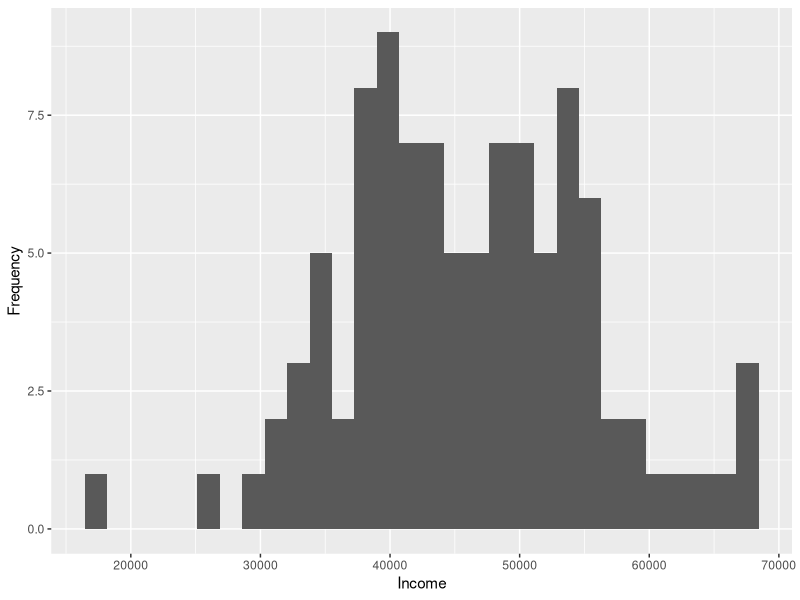
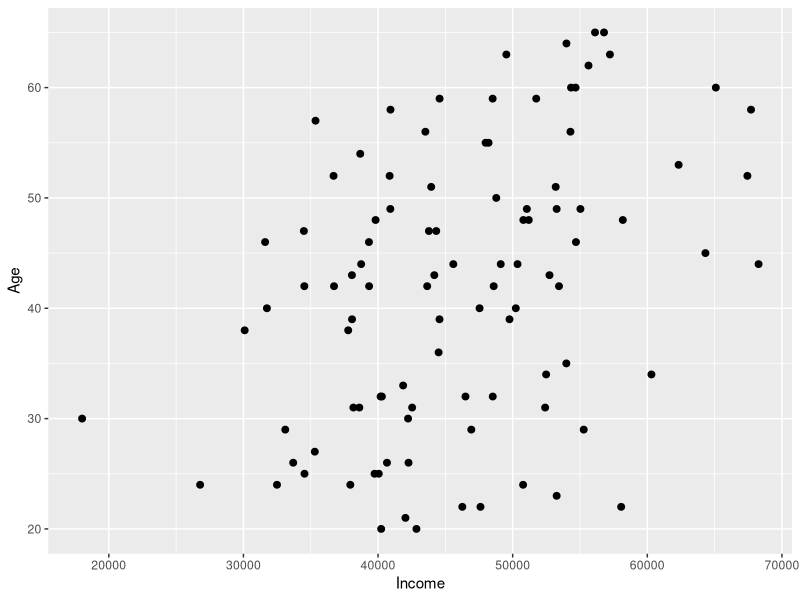
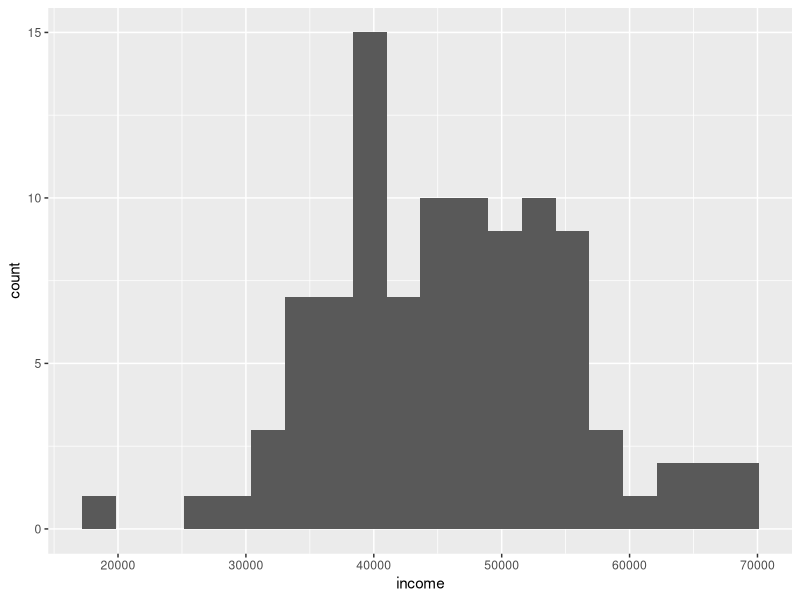
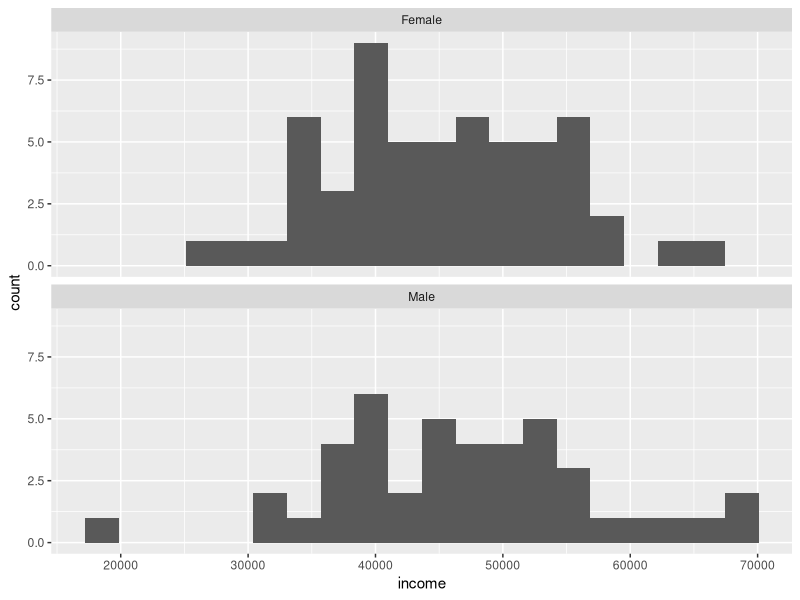
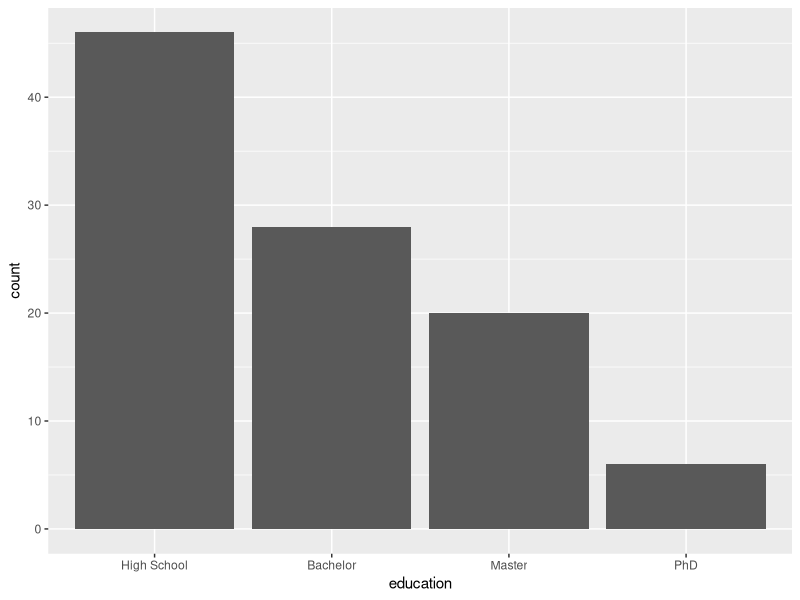
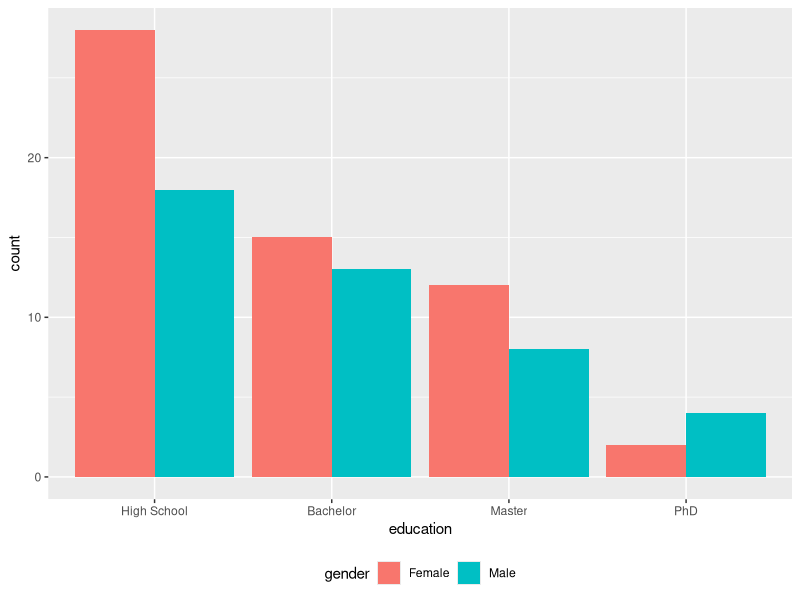
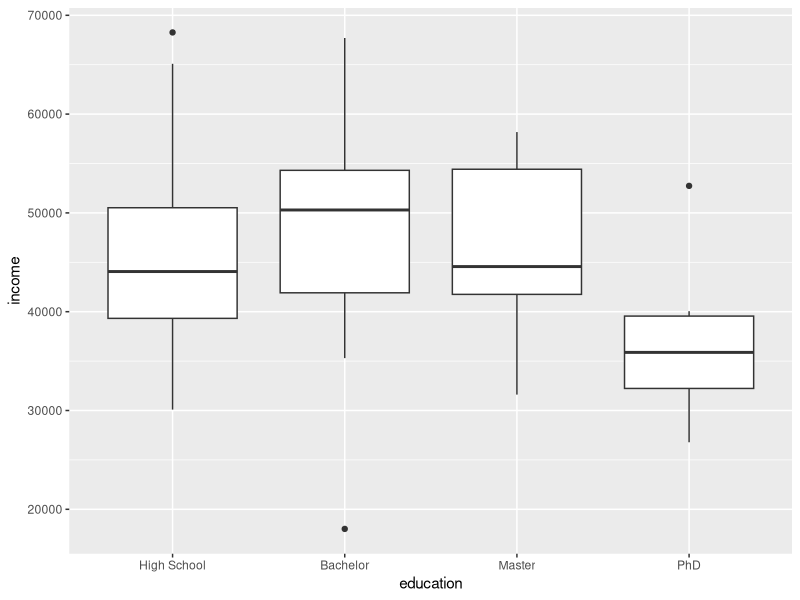
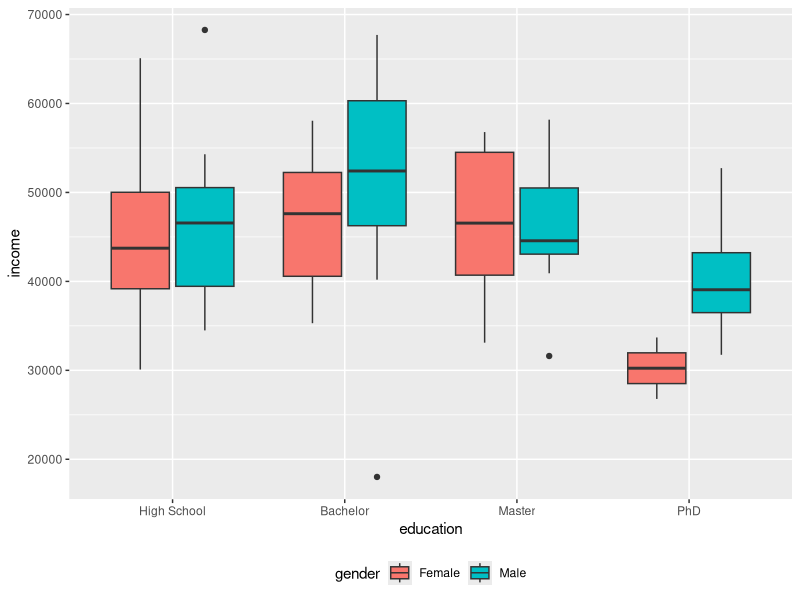

Recreate these plots in R, in order.
# Check current working directory
#getwd()

# Set a new working directory.
#setwd("C:/Users/YourName/Desktop/AE_2025/AE_w1_Intro")

# Verify the change
#getwd()

# List files in the working directory
#dir()

# Clean working space
rm(list = ls())

# set seed for reproducibility
set.seed(123)

# generate objects
n <- 100 # Scalar object
id <- 1:n # Vector object
age <- sample(18:65, n, replace = TRUE) # Another vector

# Visualize 
age # Print object in console
str(age) # Object type, size
class(age) # Object type 
ls() # List all objects

# Vectors: three vectors with one value per month (AirPassengers, 1949-1960)
passengers <- as.numeric(AirPassengers)
year       <- as.numeric(floor(time(AirPassengers)))
month      <- as.numeric(cycle(AirPassengers))

length(passengers)     # 144

# Access elements of a vector
passengers[1]          # first element: 112
passengers[1:3]        # elements 1 to 3: 112 118 132
passengers[c(1, 144)]  # first and last: 112 432

# Create a dataset from the three vectors
df_air <- data.frame(year, month, passengers)
dim(df_air)            # 144 rows, 3 columns

head(df_air)

# More objects!
gender   <- sample(c("Male", "Female"), n, replace = TRUE)
education<- sample(c("High School", "Bachelor", "Master", "PhD"), n, replace = TRUE,
                   prob = c(0.4, 0.35, 0.2, 0.05))
income   <- round(rnorm(n, mean = 40000 + 1500*age/10, sd = 8000), 0)
employed <- ifelse(income > 35000, 1, 0)

# put into a data frame
df <- data.frame(id, age, gender, education, income, employed)

# inspect first rows
head(df)
summary(df)

# Built-in datasets
# longley: US macroeconomic data, one row per year (1947-1962)
data(longley)
class(longley)        # "data.frame"
head(longley)

# AirPassengers: monthly airline passengers (1949-1960)
data(AirPassengers)
class(AirPassengers)  # "ts" (time series), not a data frame

# put its vectors into a data frame:
df_air <- data.frame(year       = floor(time(AirPassengers)),
                     month      = cycle(AirPassengers),
                     passengers = as.numeric(AirPassengers))

head(AirPassengers)


df$age # Print the age column of df
df[[2]]

# Accessing data through row/column indexes
df[1:3,] # Rows 1 to 3, all columns.
df[,c(1,4)] # All rows, Columns 1 and 4.
df[c(1,25),c(1,3)] # Rows 1 and 25, Columns 1 and 3.

df_first_fifty_rows <- df[1:50,]
dim(df_first_fifty_rows)

# Logical condition vector
index_old_males <- (df$gender == "Male")&(df$age>50)
table(index_old_males)

# Data subset
df_old_males <- df[index_old_males,]
df_old_males <- df[(df$gender == "Male")&(df$age>50),]

# New variables generation
df$log_age <- log(df$age)

df$is_higly_educated <- df$education %in% c("Master", "PhD")
table(df$is_higly_educated)

#install.packages("ggplot2")

library(ggplot2)

# Histogram of income
ggplot(df, aes(x = income)) +
  geom_histogram(bins = 30) +
  labs(x = "Income", y = "Frequency")

# Scatterplot of income against age
ggplot(df, aes(x = income, y = age)) +
  geom_point(size  = 2) +
  labs(x = "Income", y = "Age")

# ------------------------------------------------------------
# Data
# ------------------------------------------------------------

# Types of variables
class(df$income)    # numerical
class(df$education) # categorical
table(df$employed)  # binary (dummy) variable

# Collapse: from one row per individual to one row per education level
df_collapsed <- aggregate(income ~ education, data = df, FUN = mean)
df_collapsed

# Merge: add the variables of a second dataset, matching on a key variable
df_school <- data.frame(education = c("High School", "Bachelor", "Master", "PhD"),
                        years_school = c(12, 15, 17, 21))
df_merged <- merge(df, df_school, by = "education")
head(df_merged)

# Append: stack the observations of two datasets with the same variables
df_a <- df[1:50,]   # first 50 individuals
df_b <- df[51:100,] # last 50 individuals
df_appended <- rbind(df_a, df_b)
dim(df_appended)

# ------------------------------------------------------------
# Graphs
# ------------------------------------------------------------

# Order the education categories (otherwise R sorts them alphabetically)
df$education <- factor(df$education,
                       levels = c("High School", "Bachelor", "Master", "PhD"))

# Histogram: one continuous variable
ggplot(df, aes(x = income)) +
  geom_histogram(bins = 20)

# ... one panel per category
ggplot(df, aes(x = income)) +
  geom_histogram(bins = 20) +
  facet_wrap(~ gender, ncol = 1)

# Bar chart: one categorical variable
ggplot(df, aes(x = education)) +
  geom_bar()

# ... one bar per category
ggplot(df, aes(x = education, fill = gender)) +
  geom_bar(position = "dodge") +
  theme(legend.position = "bottom")

# Box plot: one continuous and one categorical variable
ggplot(df, aes(x = education, y = income)) +
  geom_boxplot()

# ... split by a second categorical variable
ggplot(df, aes(x = education, y = income,
               fill = gender)) +
  geom_boxplot() +
  theme(legend.position = "bottom")

# Scatter plot: two continuous variables
ggplot(df, aes(x = age, y = income)) +
  geom_point()

# ... one colour (and one fitted line) per category
ggplot(df, aes(x = age, y = income,
               colour = gender)) +
  geom_point() +
  geom_smooth(method = "lm", se = FALSE)

# Line graph: one continuous variable over time
# (simulated unemployment rates of two countries, 2000-2024)
year    <- rep(2000:2024, times = 2)
country <- rep(c("A", "B"), each = 25)
unemp   <- c(6 + cumsum(rnorm(25, mean = 0, sd = 0.5)),
             9 + cumsum(rnorm(25, mean = 0, sd = 0.5)))
df_ts   <- data.frame(year, country, unemp)

ggplot(df_ts[df_ts$country == "A", ],
       aes(x = year, y = unemp)) +
  geom_line()

# ... one line per category
ggplot(df_ts, aes(x = year, y = unemp,
                  colour = country)) +
  geom_line()
